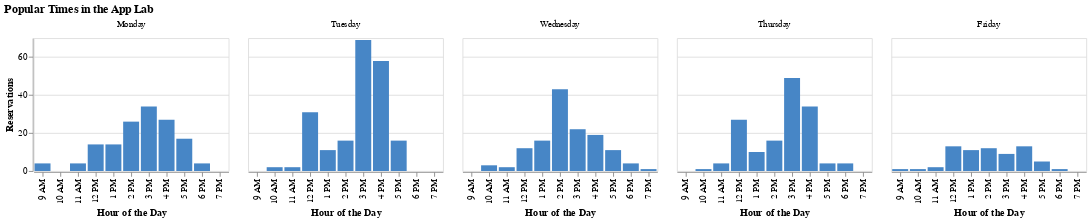
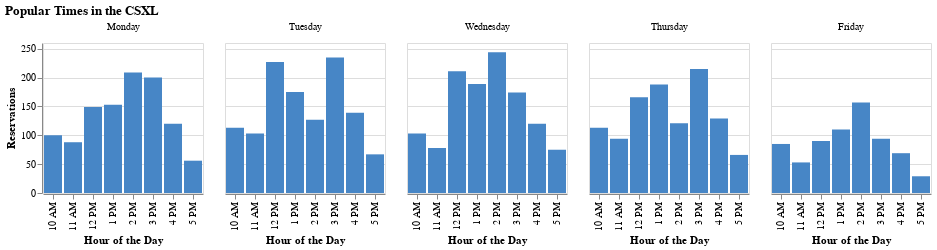
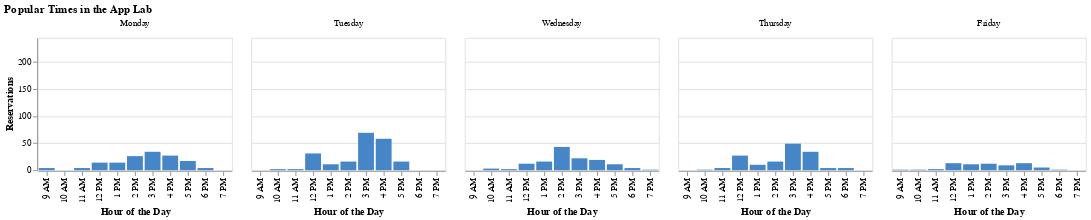
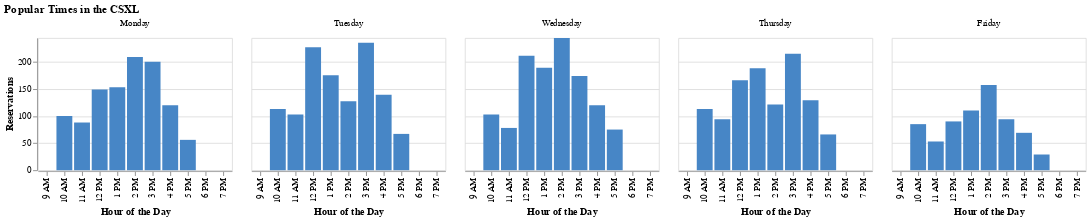

Source (notebook cell) for these figures, in order:
### Code cell
app_lab_popular_times(app_lab_csv_file_path).show()
csxl_popular_times(csxl_csv_file_path).show()

popular_times = popular_times_comparison(app_lab_csv_file_path, csxl_csv_file_path)
popular_times[0].show()
popular_times[1].show()

### Figure 1 — Vega-Lite specification as saved in the notebook (floating-point values rounded to 4 significant figures)
{"config": {"view": {"continuousWidth": 300, "continuousHeight": 300}, "mark": {"color": "#4786c6"}}, "data": {"name": "data-4b413cbafcc4828ffc4e602cde35e7ec"}, "mark": {"type": "bar"}, "encoding": {"column": {"field": "day_of_week", "sort": ["Monday", "Tuesday", "Wednesday", "Thursday", "Friday"], "title": null, "type": "nominal"}, "tooltip": {"field": "count", "type": "quantitative"}, "x": {"field": "civilian_time", "sort": ["9 AM", "10 AM", "11 AM", "12 PM", "1 PM", "2 PM", "3 PM", "4 PM", "5 PM", "6 PM", "7 PM"], "title": "Hour of the Day", "type": "nominal"}, "y": {"field": "count", "title": "Reservations", "type": "quantitative"}}, "height": 150, "title": "Popular Times in the App Lab", "$schema": "https://vega.github.io/schema/vega-lite/v5.17.0.json", "datasets": {"data-4b413cbafcc4828ffc4e602cde35e7ec": [{"day_of_week": "Friday", "civilian_time": "1 PM", "count": 11}, {"day_of_week": "Friday", "civilian_time": "10 AM", "count": 1}, {"day_of_week": "Friday", "civilian_time": "11 AM", "count": 2}, {"day_of_week": "Friday", "civilian_time": "12 PM", "count": 13}, {"day_of_week": "Friday", "civilian_time": "2 PM", "count": 12}, {"day_of_week": "Friday", "civilian_time": "3 PM", "count": 9}, {"day_of_week": "Friday", "civilian_time": "4 PM", "count": 13}, {"day_of_week": "Friday", "civilian_time": "5 PM", "count": 5}, {"day_of_week": "Friday", "civilian_time": "6 PM", "count": 1}, {"day_of_week": "Friday", "civilian_time": "9 AM", "count": 1}, {"day_of_week": "Monday", "civilian_time": "1 PM", "count": 14}, {"day_of_week": "Monday", "civilian_time": "11 AM", "count": 4}, {"day_of_week": "Monday", "civilian_time": "12 PM", "count": 14}, {"day_of_week": "Monday", "civilian_time": "2 PM", "count": 26}, {"day_of_week": "Monday", "civilian_time": "3 PM", "count": 34}, {"day_of_week": "Monday", "civilian_time": "4 PM", "count": 27}, {"day_of_week": "Monday", "civilian_time": "5 PM", "count": 17}, {"day_of_week": "Monday", "civilian_time": "6 PM", "count": 4}, {"day_of_week": "Monday", "civilian_time": "9 AM", "count": 4}, {"day_of_week": "Thursday", "civilian_time": "1 PM", "count": 10}, {"day_of_week": "Thursday", "civilian_time": "10 AM", "count": 1}, {"day_of_week": "Thursday", "civilian_time": "11 AM", "count": 4}, {"day_of_week": "Thursday", "civilian_time": "12 PM", "count": 27}, {"day_of_week": "Thursday", "civilian_time": "2 PM", "count": 16}, {"day_of_week": "Thursday", "civilian_time": "3 PM", "count": 49}, {"day_of_week": "Thursday", "civilian_time": "4 PM", "count": 34}, {"day_of_week": "Thursday", "civilian_time": "5 PM", "count": 4}, {"day_of_week": "Thursday", "civilian_time": "6 PM", "count": 4}, {"day_of_week": "Tuesday", "civilian_time": "1 PM", "count": 11}, {"day_of_week": "Tuesday", "civilian_time": "10 AM", "count": 2}, {"day_of_week": "Tuesday", "civilian_time": "11 AM", "count": 2}, {"day_of_week": "Tuesday", "civilian_time": "12 PM", "count": 31}, {"day_of_week": "Tuesday", "civilian_time": "2 PM", "count": 16}, {"day_of_week": "Tuesday", "civilian_time": "3 PM", "count": 69}, {"day_of_week": "Tuesday", "civilian_time": "4 PM", "count": 58}, {"day_of_week": "Tuesday", "civilian_time": "5 PM", "count": 16}, {"day_of_week": "Wednesday", "civilian_time": "1 PM", "count": 16}, {"day_of_week": "Wednesday", "civilian_time": "10 AM", "count": 3}, {"day_of_week": "Wednesday", "civilian_time": "11 AM", "count": 2}, {"day_of_week": "Wednesday", "civilian_time": "12 PM", "count": 12}, {"day_of_week": "Wednesday", "civilian_time": "2 PM", "count": 43}, {"day_of_week": "Wednesday", "civilian_time": "3 PM", "count": 22}, {"day_of_week": "Wednesday", "civilian_time": "4 PM", "count": 19}, {"day_of_week": "Wednesday", "civilian_time": "5 PM", "count": 11}, {"day_of_week": "Wednesday", "civilian_time": "6 PM", "count": 4}, {"day_of_week": "Wednesday", "civilian_time": "7 PM", "count": 1}]}}

### Figure 2 — Vega-Lite specification as saved in the notebook (floating-point values rounded to 4 significant figures)
{"config": {"view": {"continuousWidth": 300, "continuousHeight": 300}, "mark": {"color": "#4786c6"}}, "data": {"name": "data-652dbae7ba14bfd7e10d7defb0231241"}, "mark": {"type": "bar"}, "encoding": {"column": {"field": "day_of_week", "sort": ["Monday", "Tuesday", "Wednesday", "Thursday", "Friday"], "title": null, "type": "nominal"}, "tooltip": {"field": "count", "type": "quantitative"}, "x": {"field": "civilian_time", "scale": {"domain": ["10 AM", "11 AM", "12 PM", "1 PM", "2 PM", "3 PM", "4 PM", "5 PM"]}, "sort": ["10 AM", "11 AM", "12 PM", "1 PM", "2 PM", "3 PM", "4 PM", "5 PM"], "title": "Hour of the Day", "type": "nominal"}, "y": {"field": "count", "title": "Reservations", "type": "quantitative"}}, "height": 150, "title": "Popular Times in the CSXL", "$schema": "https://vega.github.io/schema/vega-lite/v5.17.0.json", "datasets": {"data-652dbae7ba14bfd7e10d7defb0231241": [{"day_of_week": "Friday", "civilian_time": "1 PM", "count": 110}, {"day_of_week": "Friday", "civilian_time": "10 AM", "count": 85}, {"day_of_week": "Friday", "civilian_time": "11 AM", "count": 53}, {"day_of_week": "Friday", "civilian_time": "12 PM", "count": 90}, {"day_of_week": "Friday", "civilian_time": "2 PM", "count": 157}, {"day_of_week": "Friday", "civilian_time": "3 PM", "count": 94}, {"day_of_week": "Friday", "civilian_time": "4 PM", "count": 69}, {"day_of_week": "Friday", "civilian_time": "5 PM", "count": 29}, {"day_of_week": "Monday", "civilian_time": "1 PM", "count": 153}, {"day_of_week": "Monday", "civilian_time": "10 AM", "count": 100}, {"day_of_week": "Monday", "civilian_time": "11 AM", "count": 88}, {"day_of_week": "Monday", "civilian_time": "12 PM", "count": 149}, {"day_of_week": "Monday", "civilian_time": "2 PM", "count": 209}, {"day_of_week": "Monday", "civilian_time": "3 PM", "count": 200}, {"day_of_week": "Monday", "civilian_time": "4 PM", "count": 120}, {"day_of_week": "Monday", "civilian_time": "5 PM", "count": 56}, {"day_of_week": "Thursday", "civilian_time": "1 PM", "count": 188}, {"day_of_week": "Thursday", "civilian_time": "10 AM", "count": 113}, {"day_of_week": "Thursday", "civilian_time": "11 AM", "count": 94}, {"day_of_week": "Thursday", "civilian_time": "12 PM", "count": 166}, {"day_of_week": "Thursday", "civilian_time": "2 PM", "count": 121}, {"day_of_week": "Thursday", "civilian_time": "3 PM", "count": 215}, {"day_of_week": "Thursday", "civilian_time": "4 PM", "count": 129}, {"day_of_week": "Thursday", "civilian_time": "5 PM", "count": 66}, {"day_of_week": "Tuesday", "civilian_time": "1 PM", "count": 175}, {"day_of_week": "Tuesday", "civilian_time": "10 AM", "count": 113}, {"day_of_week": "Tuesday", "civilian_time": "11 AM", "count": 103}, {"day_of_week": "Tuesday", "civilian_time": "12 PM", "count": 227}, {"day_of_week": "Tuesday", "civilian_time": "2 PM", "count": 127}, {"day_of_week": "Tuesday", "civilian_time": "3 PM", "count": 235}, {"day_of_week": "Tuesday", "civilian_time": "4 PM", "count": 139}, {"day_of_week": "Tuesday", "civilian_time": "5 PM", "count": 67}, {"day_of_week": "Wednesday", "civilian_time": "1 PM", "count": 189}, {"day_of_week": "Wednesday", "civilian_time": "10 AM", "count": 103}, {"day_of_week": "Wednesday", "civilian_time": "11 AM", "count": 78}, {"day_of_week": "Wednesday", "civilian_time": "12 PM", "count": 211}, {"day_of_week": "Wednesday", "civilian_time": "2 PM", "count": 244}, {"day_of_week": "Wednesday", "civilian_time": "3 PM", "count": 174}, {"day_of_week": "Wednesday", "civilian_time": "4 PM", "count": 120}, {"day_of_week": "Wednesday", "civilian_time": "5 PM", "count": 75}]}}

### Figure 3 — Vega-Lite specification as saved in the notebook (floating-point values rounded to 4 significant figures)
{"config": {"view": {"continuousWidth": 300, "continuousHeight": 300}, "mark": {"color": "#4786c6"}}, "data": {"name": "data-4b413cbafcc4828ffc4e602cde35e7ec"}, "mark": {"type": "bar"}, "encoding": {"column": {"field": "day_of_week", "sort": ["Monday", "Tuesday", "Wednesday", "Thursday", "Friday"], "title": null, "type": "nominal"}, "tooltip": {"field": "count", "type": "quantitative"}, "x": {"field": "civilian_time", "sort": ["9 AM", "10 AM", "11 AM", "12 PM", "1 PM", "2 PM", "3 PM", "4 PM", "5 PM", "6 PM", "7 PM"], "title": "Hour of the Day", "type": "nominal"}, "y": {"field": "count", "scale": {"domain": [0, 244.0]}, "title": "Reservations", "type": "quantitative"}}, "height": 150, "title": "Popular Times in the App Lab", "$schema": "https://vega.github.io/schema/vega-lite/v5.17.0.json", "datasets": {"data-4b413cbafcc4828ffc4e602cde35e7ec": [{"day_of_week": "Friday", "civilian_time": "1 PM", "count": 11}, {"day_of_week": "Friday", "civilian_time": "10 AM", "count": 1}, {"day_of_week": "Friday", "civilian_time": "11 AM", "count": 2}, {"day_of_week": "Friday", "civilian_time": "12 PM", "count": 13}, {"day_of_week": "Friday", "civilian_time": "2 PM", "count": 12}, {"day_of_week": "Friday", "civilian_time": "3 PM", "count": 9}, {"day_of_week": "Friday", "civilian_time": "4 PM", "count": 13}, {"day_of_week": "Friday", "civilian_time": "5 PM", "count": 5}, {"day_of_week": "Friday", "civilian_time": "6 PM", "count": 1}, {"day_of_week": "Friday", "civilian_time": "9 AM", "count": 1}, {"day_of_week": "Monday", "civilian_time": "1 PM", "count": 14}, {"day_of_week": "Monday", "civilian_time": "11 AM", "count": 4}, {"day_of_week": "Monday", "civilian_time": "12 PM", "count": 14}, {"day_of_week": "Monday", "civilian_time": "2 PM", "count": 26}, {"day_of_week": "Monday", "civilian_time": "3 PM", "count": 34}, {"day_of_week": "Monday", "civilian_time": "4 PM", "count": 27}, {"day_of_week": "Monday", "civilian_time": "5 PM", "count": 17}, {"day_of_week": "Monday", "civilian_time": "6 PM", "count": 4}, {"day_of_week": "Monday", "civilian_time": "9 AM", "count": 4}, {"day_of_week": "Thursday", "civilian_time": "1 PM", "count": 10}, {"day_of_week": "Thursday", "civilian_time": "10 AM", "count": 1}, {"day_of_week": "Thursday", "civilian_time": "11 AM", "count": 4}, {"day_of_week": "Thursday", "civilian_time": "12 PM", "count": 27}, {"day_of_week": "Thursday", "civilian_time": "2 PM", "count": 16}, {"day_of_week": "Thursday", "civilian_time": "3 PM", "count": 49}, {"day_of_week": "Thursday", "civilian_time": "4 PM", "count": 34}, {"day_of_week": "Thursday", "civilian_time": "5 PM", "count": 4}, {"day_of_week": "Thursday", "civilian_time": "6 PM", "count": 4}, {"day_of_week": "Tuesday", "civilian_time": "1 PM", "count": 11}, {"day_of_week": "Tuesday", "civilian_time": "10 AM", "count": 2}, {"day_of_week": "Tuesday", "civilian_time": "11 AM", "count": 2}, {"day_of_week": "Tuesday", "civilian_time": "12 PM", "count": 31}, {"day_of_week": "Tuesday", "civilian_time": "2 PM", "count": 16}, {"day_of_week": "Tuesday", "civilian_time": "3 PM", "count": 69}, {"day_of_week": "Tuesday", "civilian_time": "4 PM", "count": 58}, {"day_of_week": "Tuesday", "civilian_time": "5 PM", "count": 16}, {"day_of_week": "Wednesday", "civilian_time": "1 PM", "count": 16}, {"day_of_week": "Wednesday", "civilian_time": "10 AM", "count": 3}, {"day_of_week": "Wednesday", "civilian_time": "11 AM", "count": 2}, {"day_of_week": "Wednesday", "civilian_time": "12 PM", "count": 12}, {"day_of_week": "Wednesday", "civilian_time": "2 PM", "count": 43}, {"day_of_week": "Wednesday", "civilian_time": "3 PM", "count": 22}, {"day_of_week": "Wednesday", "civilian_time": "4 PM", "count": 19}, {"day_of_week": "Wednesday", "civilian_time": "5 PM", "count": 11}, {"day_of_week": "Wednesday", "civilian_time": "6 PM", "count": 4}, {"day_of_week": "Wednesday", "civilian_time": "7 PM", "count": 1}]}}

### Figure 4 — Vega-Lite specification as saved in the notebook (floating-point values rounded to 4 significant figures)
{"config": {"view": {"continuousWidth": 300, "continuousHeight": 300}, "mark": {"color": "#4786c6"}}, "data": {"name": "data-652dbae7ba14bfd7e10d7defb0231241"}, "mark": {"type": "bar"}, "encoding": {"column": {"field": "day_of_week", "sort": ["Monday", "Tuesday", "Wednesday", "Thursday", "Friday"], "title": null, "type": "nominal"}, "tooltip": {"field": "count", "type": "quantitative"}, "x": {"field": "civilian_time", "scale": {"domain": ["9 AM", "10 AM", "11 AM", "12 PM", "1 PM", "2 PM", "3 PM", "4 PM", "5 PM", "6 PM", "7 PM"]}, "sort": ["9 AM", "10 AM", "11 AM", "12 PM", "1 PM", "2 PM", "3 PM", "4 PM", "5 PM", "6 PM", "7 PM"], "title": "Hour of the Day", "type": "nominal"}, "y": {"field": "count", "scale": {"domain": [0, 244.0]}, "title": "Reservations", "type": "quantitative"}}, "height": 150, "title": "Popular Times in the CSXL", "$schema": "https://vega.github.io/schema/vega-lite/v5.17.0.json", "datasets": {"data-652dbae7ba14bfd7e10d7defb0231241": [{"day_of_week": "Friday", "civilian_time": "1 PM", "count": 110}, {"day_of_week": "Friday", "civilian_time": "10 AM", "count": 85}, {"day_of_week": "Friday", "civilian_time": "11 AM", "count": 53}, {"day_of_week": "Friday", "civilian_time": "12 PM", "count": 90}, {"day_of_week": "Friday", "civilian_time": "2 PM", "count": 157}, {"day_of_week": "Friday", "civilian_time": "3 PM", "count": 94}, {"day_of_week": "Friday", "civilian_time": "4 PM", "count": 69}, {"day_of_week": "Friday", "civilian_time": "5 PM", "count": 29}, {"day_of_week": "Monday", "civilian_time": "1 PM", "count": 153}, {"day_of_week": "Monday", "civilian_time": "10 AM", "count": 100}, {"day_of_week": "Monday", "civilian_time": "11 AM", "count": 88}, {"day_of_week": "Monday", "civilian_time": "12 PM", "count": 149}, {"day_of_week": "Monday", "civilian_time": "2 PM", "count": 209}, {"day_of_week": "Monday", "civilian_time": "3 PM", "count": 200}, {"day_of_week": "Monday", "civilian_time": "4 PM", "count": 120}, {"day_of_week": "Monday", "civilian_time": "5 PM", "count": 56}, {"day_of_week": "Thursday", "civilian_time": "1 PM", "count": 188}, {"day_of_week": "Thursday", "civilian_time": "10 AM", "count": 113}, {"day_of_week": "Thursday", "civilian_time": "11 AM", "count": 94}, {"day_of_week": "Thursday", "civilian_time": "12 PM", "count": 166}, {"day_of_week": "Thursday", "civilian_time": "2 PM", "count": 121}, {"day_of_week": "Thursday", "civilian_time": "3 PM", "count": 215}, {"day_of_week": "Thursday", "civilian_time": "4 PM", "count": 129}, {"day_of_week": "Thursday", "civilian_time": "5 PM", "count": 66}, {"day_of_week": "Tuesday", "civilian_time": "1 PM", "count": 175}, {"day_of_week": "Tuesday", "civilian_time": "10 AM", "count": 113}, {"day_of_week": "Tuesday", "civilian_time": "11 AM", "count": 103}, {"day_of_week": "Tuesday", "civilian_time": "12 PM", "count": 227}, {"day_of_week": "Tuesday", "civilian_time": "2 PM", "count": 127}, {"day_of_week": "Tuesday", "civilian_time": "3 PM", "count": 235}, {"day_of_week": "Tuesday", "civilian_time": "4 PM", "count": 139}, {"day_of_week": "Tuesday", "civilian_time": "5 PM", "count": 67}, {"day_of_week": "Wednesday", "civilian_time": "1 PM", "count": 189}, {"day_of_week": "Wednesday", "civilian_time": "10 AM", "count": 103}, {"day_of_week": "Wednesday", "civilian_time": "11 AM", "count": 78}, {"day_of_week": "Wednesday", "civilian_time": "12 PM", "count": 211}, {"day_of_week": "Wednesday", "civilian_time": "2 PM", "count": 244}, {"day_of_week": "Wednesday", "civilian_time": "3 PM", "count": 174}, {"day_of_week": "Wednesday", "civilian_time": "4 PM", "count": 120}, {"day_of_week": "Wednesday", "civilian_time": "5 PM", "count": 75}]}}
